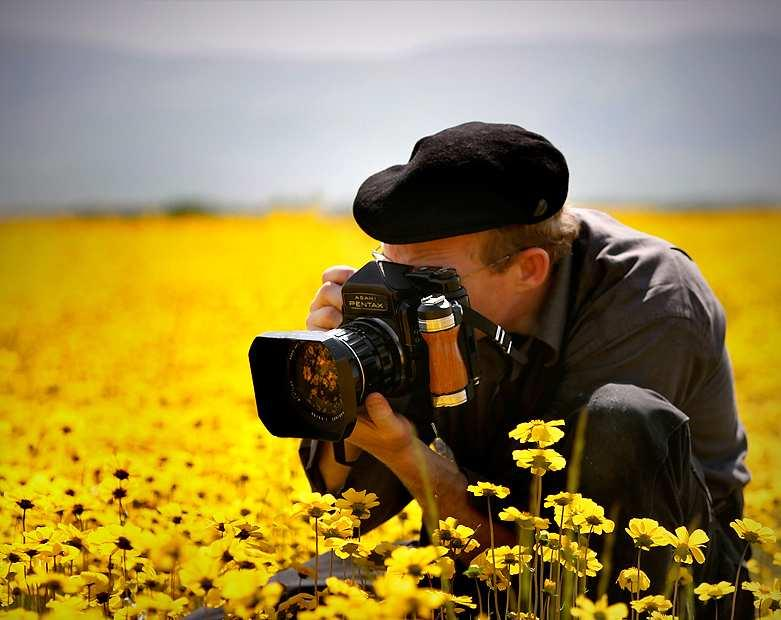
//> input picture experiments/simple experiments/hue count/test1.jpg, 781 x 620 px
$ ./canny 'hue count/test1.jpg'   (built with g++ and OpenCV 4)
//> lines starting //> are read from the running program, lines starting //| are printed output that depends on the picture; after the words box and inside, x2 and y2 are one past the last pixel; in counts of white or black regions, pixels touching at a corner belong together
/**
 * @function findContours_Demo.cpp
 * @brief Demo code to find contours in an image
 * @author OpenCV team
 */

#include "opencv2/highgui/highgui.hpp"
#include "opencv2/imgproc/imgproc.hpp"
#include <iostream>
#include <stdio.h>
#include <stdlib.h>
#include <climits>
#include <cfloat>
#include <cmath>

#define DEG2RAD 0.017453293f
#define SKY_THRESHOLD 60 // sky probability over 60%

using namespace cv;
using namespace std;

Mat src; Mat src_gray;
int thresh = 100;
int max_thresh = 255;
int median_rho = 0;
int median_theta = 0;
/// Function header
void applyHough(Mat, int*, double (*)(int,int,double,double));
void horizonEdgeDetection(int*, double (*)(int,int,double,double));
void horizonColorDetection(int*, double (*)(int,int,double,double));
double intensifyFunction(int, int, double, double);
double deviation(vector<int> v, double ave);


/**
 * @function main
 */
int main( int, char** argv )
{
  Mat file = imread( argv[1], 1 );
//> file is the input picture: 620 rows x 781 cols, CV_8UC3; mean B, G, R 71.5, 132, 151.3
  /// Load source image and convert it to gray
  resize(file, src, Size(), 0.5,0.5, INTER_NEAREST);
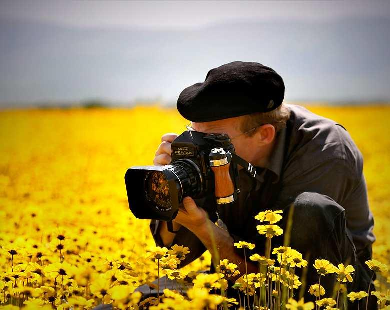
//> src: 310 rows x 390 cols, CV_8UC3; mean B, G, R 71.7, 132, 151.4

  int* color_output = (int*)calloc(6, sizeof(int));
  int* edge_output = (int*)calloc(6, sizeof(int));

// [5 lines of commented-out code are left out]
  int* cenas = (int*)calloc(6*3, sizeof(int));
  horizonEdgeDetection(cenas, NULL);

  //horizonEdgeDetection(edge_output, intensifyFunction);


  //line(src, Point(color_output[0], color_output[1]), Point(color_output[2], color_output[3]), Scalar(0,0,155), 1, CV_AA);
  //line(src, Point(edge_output[0], edge_output[1]), Point(edge_output[2], edge_output[3]), Scalar(0,155,0), 1, CV_AA);

  line(src, Point(cenas[0], cenas[1]), Point(cenas[2], cenas[3]), Scalar(155,0,0), 1, CV_AA);
  line(src, Point(cenas[6], cenas[7]), Point(cenas[8], cenas[9]), Scalar(155,0,0), 1, CV_AA);
  line(src, Point(cenas[12], cenas[13]), Point(cenas[14], cenas[15]), Scalar(155,0,0), 1, CV_AA);

  const char* source_window = "Source";
  namedWindow( source_window, WINDOW_AUTOSIZE );
  imshow( source_window, src );

  waitKey(0);
  return(0);
}

void horizonEdgeDetection(int* output, double (*intensifyFunction)(int,int,double,double)) {
  Mat yuv;
  cvtColor( src, yuv, COLOR_BGR2YUV );
//> yuv: 310 rows x 390 cols, CV_8UC3; mean of channels 0, 1, 2 130.9, 98.8, 145.9

  vector<Mat> yuv_planes;
  split( src, yuv_planes );
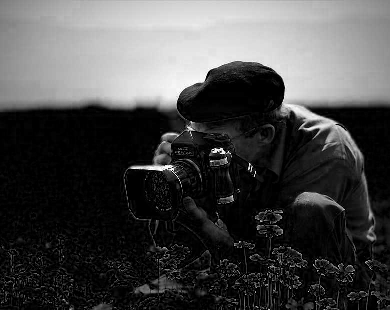
//> yuv_planes[0]: 310 rows x 390 cols, CV_8UC1; min 0, max 255, mean 71.7
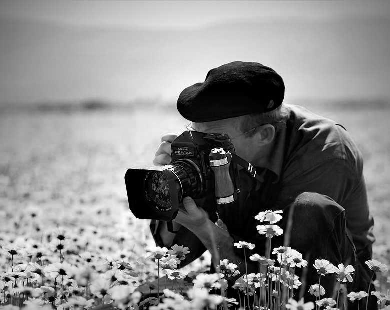
//> yuv_planes[1]: 310 rows x 390 cols, CV_8UC1; min 0, max 255, mean 132
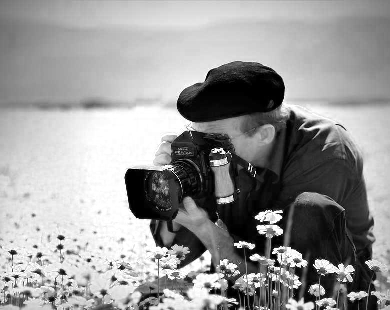
//> yuv_planes[2]: 310 rows x 390 cols, CV_8UC1; min 0, max 255, mean 151.4

  Mat luma;
  luma = yuv_planes[0];

  /// Detect edges using canny
  Mat canny_output, blur;

  cv::blur( luma, blur, cv::Size(5,5) );
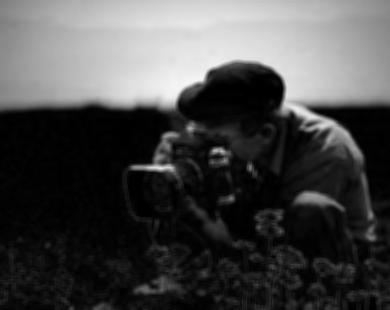
//> blur: 310 rows x 390 cols, CV_8UC1; min 0, max 246, mean 71.7
  Canny( blur, canny_output, thresh, thresh*2, 3 );
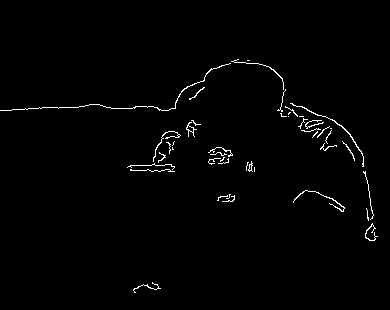
//> canny_output: 310 rows x 390 cols, CV_8UC1; 1.3% white in thin lines or dots, all inside (x1, y1, x2, y2) = (0, 59, 378, 293)

  // Closing operation, quanto maior o kernel, mais dispersos ficam os horizontes
  //Mat closing_output;
  //Mat kernel = getStructuringElement(MORPH_RECT, Size(3,3));
  //morphologyEx(canny_output, closing_output, MORPH_CLOSE, kernel);

  //Hough transformation
  applyHough(canny_output, output, intensifyFunction);
}

// [66 lines left out: functions horizonColorDetection, intensifyFunction, deviation, not called in this run]

void applyHough(Mat binary_image, int* output, double (*func)(int,int,double,double)) {
  Size img_size(binary_image.cols, binary_image.rows);
//> img_size = Size(390, 310)

  double hough_h = ((sqrt(2.0) * (double)(img_size.height > img_size.width ? img_size.height : img_size.width)) / 2.0); // finding out max rho
//> hough_h = 275.8
  Size acum_size(180, hough_h * 2.0); // -rho -> +rho, 0 -> 180
//> acum_size = Size(180, 551)

  double center_x = img_size.width/2;
//> center_x = 195
  double center_y = img_size.height/2;
//> center_y = 155
  int threshold = img_size.width > img_size.height ? img_size.width/4 : img_size.height/4;
//> threshold = 97

  int* acum = (int*)calloc(acum_size.width * acum_size.height, sizeof(int));
  int count = 0, rho_sum = 0, theta_sum = 0;
  vector<int> rhos, thetas;
  for(int y=0; y < img_size.height; y++) {
     for(int x=0 ; x < img_size.width ; x++) {
       if( binary_image.data[ (y * img_size.width) + x] > 250 ) {
         for(int t=0;t<180;t++) {
            double r = ( ((double)x - center_x) * cos((double)t * DEG2RAD)) + (((double)y - center_y) * sin((double)t * DEG2RAD));
            acum[(int)(round(r + hough_h) * 180.0) + t] ++;
            theta_sum += t; rho_sum += r; count ++;
            rhos.push_back((int)r);
            thetas.push_back(t);
         }
       }
     }
  }
//> this loop made 310 passes
//> (theta_sum, rho_sum, count) on passes 1 to 3: (0, 0, 0), (0, 0, 0), (0, 0, 0)
//> after the loop, theta_sum = 24922170; rho_sum = -1635377; count = 278460; rhos = 278460 items; thetas = 278460 items

  double rho_deviation = 0.0;
  double theta_deviation = 0.0;

  if(func != NULL) {
    int rhos_avg = rho_sum/count;
    int thetas_avg = theta_sum/count;

    rho_deviation = deviation(rhos, rhos_avg);
    theta_deviation = deviation(thetas, thetas_avg);

    // [8 lines of commented-out code are left out]
  }
  int i = 0, offset = 0, last_max = INT_MAX, last_rho = INT_MAX, last_theta = INT_MAX;
  while(i < 3) {
    int max_val = 0, max_rho = 0, max_theta = 0;
    for(int r=0; r < acum_size.height ; r++) {
      for(int t=0; t < acum_size.width; t++) {
        double factor = (func != NULL) ? func(r,t,rho_deviation,theta_deviation) : 1;
        if(acum[(r*acum_size.width) + t] * factor > max_val && acum[(r*acum_size.width) + t] * factor < last_max && r != last_rho && t != last_theta) {
          max_rho = r;
          max_theta = t;
          max_val = acum[(r*acum_size.width) + t];
        }
      }
    }

    if(max_rho == -1 && max_theta == -1) {
      output[0] = output[1] = output[2] = output[3] = output[4] = output[5] = -1;
      i++;
      continue;
//      free(acum);
//      return;
    }

    int t = max_theta, r = max_rho;

    int x1, y1, x2, y2;
    x1 = y1 = x2 = y2 = 0;

    if(t >= 45 && t <= 135) {
      //y = (r - x cos(t)) / sin(t)
      x1 = 0;
      y1 = ((double)(r-(acum_size.height/2)) - ((x1 - (img_size.width/2) ) * cos(t * DEG2RAD))) / sin(t * DEG2RAD) + (img_size.height / 2);
      x2 = img_size.width;
      y2 = ((double)(r-(acum_size.height/2)) - ((x2 - (img_size.width/2) ) * cos(t * DEG2RAD))) / sin(t * DEG2RAD) + (img_size.height / 2);
    } else {
      //x = (r - y sin(t)) / cos(t);
      y1 = 0;
      x1 = ((double)(r-(acum_size.height/2)) - ((y1 - (img_size.height/2) ) * sin(t * DEG2RAD))) / cos(t * DEG2RAD) + (img_size.width / 2);
      y2 = img_size.height;
      x2 = ((double)(r-(acum_size.height/2)) - ((y2 - (img_size.height/2) ) * sin(t * DEG2RAD))) / cos(t * DEG2RAD) + (img_size.width / 2);
    }
    output[offset++] = x1;
    output[offset++] = y1;
    output[offset++] = x2;
    output[offset++] = y2;
    output[offset++] = t;
    output[offset++] = r;

    last_max = max_val;
    last_rho = max_rho;
    last_theta = max_theta;
    i++;
    printf("x1: %d y1: %d x2: %d y2: %d max val: %d max rho: %d max theta: %d \n", x1,y1,x2,y2, max_val, max_rho, max_theta);
  //line(src, Point(x1, y1), Point(x2, y2), Scalar(0,0,255), 1, CV_AA);
  }
//> this loop made 3 passes
//> (max_rho, max_theta, max_val, t, r, y2, offset) on passes 1 to 3: (230, 91, 70, 91, 230, 113, 6), (218, 86, 60, 86, 218, 84, 12), (228, 90, 58, 90, 228, 108, 18)
//| x1: 0 y1: 106 x2: 390 y2: 113 max val: 70 max rho: 230 max theta: 91
//| x1: 0 y1: 111 x2: 390 y2: 84 max val: 60 max rho: 218 max theta: 86
//| x1: 0 y1: 107 x2: 390 y2: 108 max val: 58 max rho: 228 max theta: 90
//> after the loop, i = 3; offset = 18
//> in main, `line(src, Point(cenas[12], cenas[13]), Point(cenas[14], cenas[15]), Sc..`:
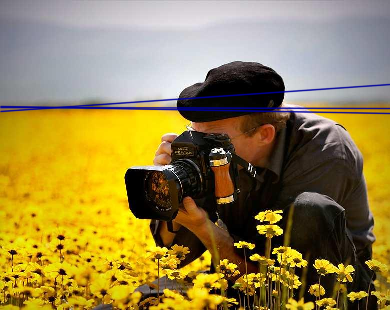
//> src: 310 rows x 390 cols, CV_8UC3; mean B, G, R 72.8, 130.6, 149.7
}
